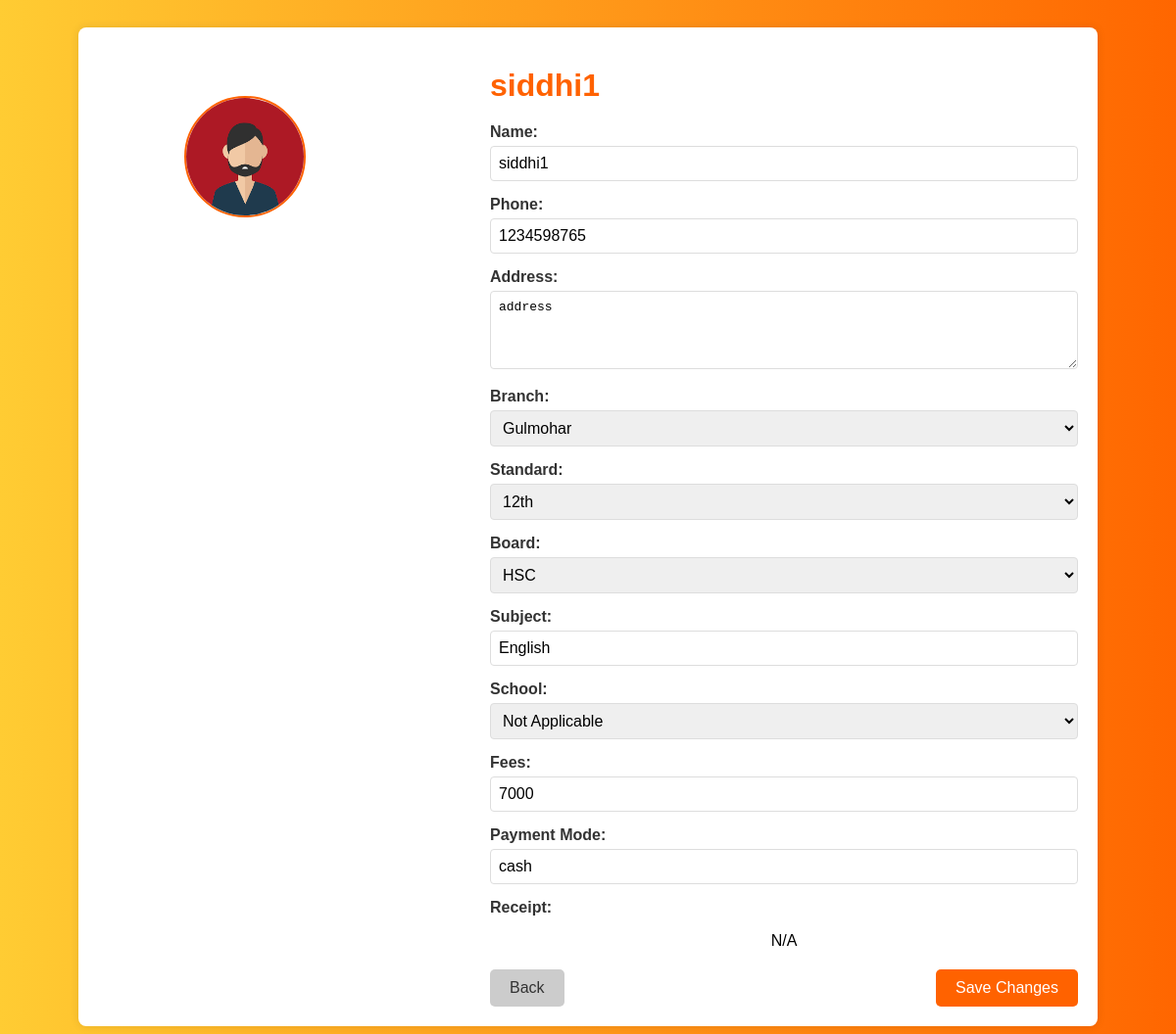
The app's page /app/student/9/ (signed in) with its own data.
### tuition_app/models.py (models this page shows, shortened)
class StudentRegistration(models.Model):
    def unique_filename(instance, filename):
        ext = filename.split('.')[-1]
        filename = f"{int(time.time())}.{ext}"
        return os.path.join('payment_proofs/', filename)  # Save inside 'uploads/' folder
    STANDARD_CHOICES = [
        ('8', '8th'),
        ('9', '9th'),
        ('10', '10th'),
        ('12', '12th'),
    ]
    BOARD_CHOICES = [
        ('CBSE', 'CBSE'),
        ('SSC', 'SSC'),
        ('HSC', 'HSC'),
    ]
    SUBJECT_CHOICES = [
        ('English', 'English'),
        ('Social Studies', 'Social Studies'),
        ('Both', 'Both'),
    ]
    BRANCH_CHOICES = [
        ('Gulmohar', 'Gulmohar'),
        ('Market Yard', 'Market Yard'),
    ]
    PAYMENT_CHOICES = [
        ('online', 'Online'),
        ('cash', 'Cash'),
    ]
    SCHOOL_CHOICES = [
        ('Saint Michael School', 'Saint Michael School'),
        ('Orchid School', 'Orchid School'),
        ('Sai Angel School', 'Sai Angel School'),
        ('Icon Public School', 'Icon Public School'),
        ('Takshila School', 'Takshila School'),
        ('Podar School', 'Podar School'),
        ('Auxilium Convent School', 'Auxilium Convent School'),
        ('Sacred Heart Convent School', 'Sacred Heart Convent School'),
        ('Ashokbhau Firodia School', 'Ashokbhau Firodia School'),
        ('Athare Patil School', 'Athare Patil School'),
        ('NA', 'Not Applicable'),
    ]
    name = models.CharField(max_length=100)
    phone = models.CharField(max_length=10)
    father_name = models.CharField(max_length=100)
    father_phone = models.CharField(max_length=10)
    father_occupation = models.CharField(max_length=50)
    img = models.FileField(upload_to='student_img/', null=True, blank=True)
    address = models.TextField()
    standard = models.CharField(max_length=2, choices=STANDARD_CHOICES)
    board = models.CharField(max_length=4, choices=BOARD_CHOICES)
    subject = models.CharField(max_length=20, choices=SUBJECT_CHOICES)
    school = models.CharField(max_length=50, choices=SCHOOL_CHOICES)
    branch = models.CharField(max_length=20, choices=BRANCH_CHOICES)
    fees = models.CharField(max_length=20)
    payment_mode = models.CharField(max_length=10, choices=PAYMENT_CHOICES)
    payment_proof = models.FileField(upload_to=unique_filename, null=True, blank=True)

### tuition_app/views.py (the view)
# urls.py: path('student/<int:student_id>/', views.student_detail, name="student_detail"),
@login_required
def student_detail(request, student_id):
    student = get_object_or_404(StudentRegistration, id=student_id)
    context = {
        'student': student,
    }
    return render(request, 'tuition_app/student_detail.html', context)

### tuition_app/templates/tuition_app/student_detail.html (shortened to what this page needs)
{% load static %}
<!DOCTYPE html>
<html lang="en">
<head>
</head>
<body>
    <div class="container">
        <div class="profile-image">
            <img src="{% static 'imgs/profile-img.png' %}" alt="Profile Image">
        </div>
        <div class="student-details">
            <h1>{{ student.name }}</h1>
            <form method="post" action="{% url 'tuition_app:student_detail' student.id %}">
                <label for="name">Name:</label>
                <input type="text" id="name" name="name" value="{{ student.name }}" required>
                <label for="phone">Phone:</label>
                <input type="text" id="phone" name="phone" value="{{ student.phone }}" required>
                <label for="address">Address:</label>
                <textarea id="address" name="address" required>{{ student.address }}</textarea>
                <label for="branch">Branch:</label>
                <select id="branch" name="branch" required>
                    <option value="Gulmohar" {% if student.branch == "Gulmohar" %}selected{% endif %}>Gulmohar</option>
                </select>
                <label for="standard">Standard:</label>
                <select id="standard" name="standard" required>
                    <option value="12" {% if student.standard == "12" %}selected{% endif %}>12th</option>
                </select>
                <label for="board">Board:</label>
                <select id="board" name="board" required>
                    <option value="HSC" {% if student.board == "HSC" %}selected{% endif %}>HSC</option>
                </select>
                <label for="subject">Subject:</label>
                <input type="text" id="subject" name="subject" value="{{ student.subject }}" required>
                <label for="school">School:</label>
                <select id="school" name="school">
                    <option value="" {% if not student.school %}selected{% endif %}>Not Applicable</option>
                </select>
                <label for="fees">Fees:</label>
                <input type="number" id="fees" name="fees" value="{{ student.fees }}" step="0.01" required>
                <label for="payment_mode">Payment Mode:</label>
                <input type="text" id="payment_mode" name="payment_mode" value="{{ student.payment_mode }}" required>
                <label>Receipt:</label>
                <p>
                    {% if student.payment_proof %}
                        <a href="{{ student.payment_proof.url }}" target="_blank">View Receipt</a>
                    {% else %}
                        N/A
                    {% endif %}
                </p>
                <div class="button-group">
                    <a href="{% url 'tuition_app:filter_students' %}" class="back-button">Back</a>
                    <button type="submit" class="save-button">Save Changes</button>
                </div>
            </form>
        </div>
    </div>
</body>
</html>

### tuition_app/templates/tuition_app/student_detail.html (style rules this page uses)
body { font-family: Arial, sans-serif; background: linear-gradient(to right, #ffcc33, #ff6600); text-align: center; padding: 20px; }
.container { max-width: 1000px; margin: 0 auto; background: white; padding: 20px; border-radius: 8px; box-shadow: 0 0 10px rgba(0, 0, 0, 0.1); display: flex; justify-content: space-between; align-items: flex-start; }
h1 { text-align: left; color: #ff6200; margin-bottom: 20px; }
.profile-image { width: 30%; text-align: center; margin-top: 50px; }
.profile-image img { width: 120px; height: 120px; border-radius: 50%; object-fit: cover; border: 2px solid #ff6200; margin-bottom: 10px; }
.student-details { width: 60%; }
.student-details form { margin-top: 10px; }
.student-details label { display: block; margin-bottom: 5px; font-weight: bold; color: #333; text-align: left; }
.student-details input, .student-details select, .student-details textarea { width: 100%; padding: 8px; margin-bottom: 15px; border: 1px solid #ddd; border-radius: 4px; box-sizing: border-box; font-size: 1em; }
.student-details textarea { height: 80px; resize: vertical; }
.student-details .button-group { display: flex; justify-content: space-between; margin-top: 20px; }
.student-details button, .student-details a { padding: 10px 20px; border: none; border-radius: 5px; cursor: pointer; text-decoration: none; font-size: 1em; }
.student-details .back-button { background-color: #ccc; color: #333; }
.student-details .save-button { background-color: #ff6200; color: white; }

### records on screen
StudentRegistration: name "siddhi1", phone "1234598765", address "address", branch "Gulmohar", standard "12th", board "HSC", subject "English", fees "7000", payment_mode "cash"
